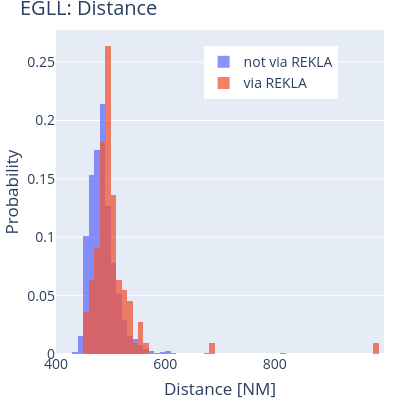
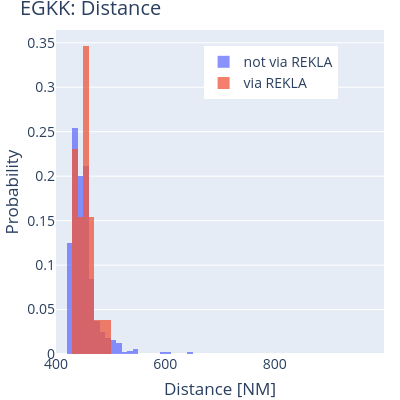
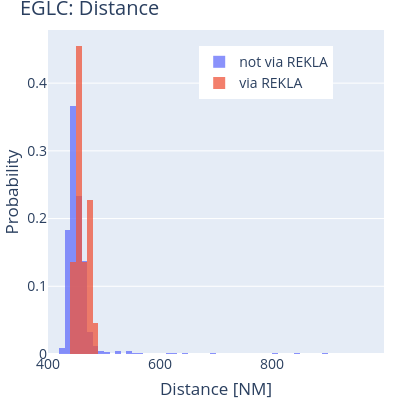

Source (notebook cell) for these figures, in order:
### Code cell
# output statistics and plots about the distance of the flights
for dest in destintations:
    print(f"\n\n{dest.upper()}")
    routed_reklas = f"routed_{dest}_rekla"
    routed_non_reklas = f"routed_{dest}_non_rekla"

    dist_rekla = data.traf[routed_reklas].data.groupby("flight_id")["cumdist"].max()
    dist_non_rekla = (
        data.traf[routed_non_reklas].data.groupby("flight_id")["cumdist"].max()
    )

    xbins = dict(
        start=400.0, end=1000.0, size=10
    )

    fig = go.Figure()
    fig.add_trace(
        go.Histogram(
            x=dist_non_rekla,
            histnorm="probability",
            xbins=xbins,
            name="not via REKLA",
        )
    )
    fig.add_trace(
        go.Histogram(
            x=dist_rekla,
            histnorm="probability",
            xbins=xbins,
            name="via REKLA",
        )
    )

    fig.update_layout(
        title=f"{dest.upper()}: Distance",
        xaxis_title="Distance [NM]",
        yaxis_title="Probability",
        width=400,
        height=400,
        barmode="overlay",
        legend=dict(yanchor="top", y=0.95, xanchor="left", x=0.45),
        margin=dict(l=0, r=0, t=30, b=0),
        font=dict(size=14),
    )
    fig.update_traces(opacity=0.75)
    fig.update_xaxes(range=[400, 1000])
    print(f"Median distance in EGTT for REKLA: {dist_rekla.median():.1f} NM")
    print(f"Median distance in EGTT for non-REKLA: {dist_non_rekla.median():.1f} NM")
    print(f"Difference: {dist_rekla.median() - dist_non_rekla.median():.1f} NM")

    # # two-sided Mann-Whitney U test
    # stat, p = mannwhitneyu(dist_dt_rekla, dist_dt_non_rekla)
    # res = ttest_ind(dist_dt_rekla, dist_dt_non_rekla)

    # one-sided Mann-Whitney U test (first distribution has smaller values)
    stat, p = mannwhitneyu(dist_non_rekla, dist_rekla, alternative="less")
    res = ttest_ind(dist_non_rekla, dist_rekla, alternative="less")

    print(f"Mann-Whitney U test: Statistics={stat:.1f}, p={p:.3f}")
    print(
        f"t-test: Statistics={res.statistic:.1f}, dof={res.df:.1f}, p={res.pvalue:.3f}"
    )

    fig.write_image(f"histogram_rekla_dist_{dest}.png")
    fig.show()

### Figure 1 — Plotly figure (JSON) as saved in the notebook; plotly's stock layout.template omitted (floating-point values rounded to 4 significant figures; data arrays with more than 128 entries replaced by an {"elided": "..."} marker saying what was removed)
{"data": [{"histnorm": "probability", "name": "not via REKLA", "opacity": 0.75, "type": "histogram", "x": {"elided": "2329 float values"}, "xbins": {"end": 1000, "size": 10, "start": 400}}, {"histnorm": "probability", "name": "via REKLA", "opacity": 0.75, "type": "histogram", "x": [494.9, 518.8, 980.1, 508.4, 478.0, 509.8, 486.1, 501.0, 499.9, 491.6, 502.2, 525.8, 484.2, 494.5, 467.8, 496.6, 538.4, 506.5, 515.8, 501.9, 532.0, 518.4, 491.4, 493.3, 490.2, 487.3, 469.7, 503.1, 493.0, 489.3, 499.7, 493.3, 498.2, 483.9, 497.2, 522.9, 469.4, 484.5, 511.5, 459.1, 474.4, 531.2, 456.7, 462.6, 489.6, 492.4, 501.4, 485.8, 495.6, 495.1, 485.7, 522.2, 484.0, 484.0, 496.2, 465.0, 501.4, 499.4, 476.9, 479.6, 484.8, 468.9, 487.9, 475.3, 483.8, 487.1, 491.3, 517.3, 475.9, 458.4, 499.6, 497.4, 491.0, 501.4, 516.5, 535.3, 467.3, 490.1, 504.5, 487.3, 484.9, 459.6, 494.3, 501.6, 478.6, 680.4, 477.0, 558.4, 497.1, 531.6, 558.2, 486.2, 556.0, 497.7, 506.9, 488.9, 490.5, 542.6, 527.3, 494.5, 487.5, 506.4, 504.1, 568.1, 474.5, 514.9, 523.9, 479.1, 494.6, 528.6], "xbins": {"end": 1000, "size": 10, "start": 400}}], "layout": {"barmode": "overlay", "font": {"size": 14}, "height": 400, "legend": {"x": 0.45, "xanchor": "left", "y": 0.95, "yanchor": "top"}, "margin": {"b": 0, "l": 0, "r": 0, "t": 30}, "title": {"text": "EGLL: Distance"}, "width": 400, "xaxis": {"range": [400, 1000], "title": {"text": "Distance [NM]"}}, "yaxis": {"title": {"text": "Probability"}}}}

### Figure 2 — Plotly figure (JSON) as saved in the notebook; plotly's stock layout.template omitted (floating-point values rounded to 4 significant figures; data arrays with more than 128 entries replaced by an {"elided": "..."} marker saying what was removed)
{"data": [{"histnorm": "probability", "name": "not via REKLA", "opacity": 0.75, "type": "histogram", "x": {"elided": "559 float values"}, "xbins": {"end": 1000, "size": 10, "start": 400}}, {"histnorm": "probability", "name": "via REKLA", "opacity": 0.75, "type": "histogram", "x": [446.3, 457.5, 467.3, 441.6, 454.7, 435.7, 439.5, 460.5, 442.2, 438.4, 435.4, 459.9, 496.8, 453.5, 450.3, 452.5, 456.6, 481.3, 478.9, 439.8, 462.8, 440.7, 457.7, 435.8, 469.4, 454.9], "xbins": {"end": 1000, "size": 10, "start": 400}}], "layout": {"barmode": "overlay", "font": {"size": 14}, "height": 400, "legend": {"x": 0.45, "xanchor": "left", "y": 0.95, "yanchor": "top"}, "margin": {"b": 0, "l": 0, "r": 0, "t": 30}, "title": {"text": "EGKK: Distance"}, "width": 400, "xaxis": {"range": [400, 1000], "title": {"text": "Distance [NM]"}}, "yaxis": {"title": {"text": "Probability"}}}}

### Figure 3 — Plotly figure (JSON) as saved in the notebook; plotly's stock layout.template omitted (floating-point values rounded to 4 significant figures; data arrays with more than 128 entries replaced by an {"elided": "..."} marker saying what was removed)
{"data": [{"histnorm": "probability", "name": "not via REKLA", "opacity": 0.75, "type": "histogram", "x": {"elided": "785 float values"}, "xbins": {"end": 1000, "size": 10, "start": 400}}, {"histnorm": "probability", "name": "via REKLA", "opacity": 0.75, "type": "histogram", "x": [474.8, 469.6, 455.7, 452.4, 457.9, 451.1, 449.6, 458.9, 475.8, 449.9, 454.0, 456.0, 451.8, 477.0, 467.1, 447.1, 477.1, 452.0, 487.1, 458.8, 475.9, 466.9], "xbins": {"end": 1000, "size": 10, "start": 400}}], "layout": {"barmode": "overlay", "font": {"size": 14}, "height": 400, "legend": {"x": 0.45, "xanchor": "left", "y": 0.95, "yanchor": "top"}, "margin": {"b": 0, "l": 0, "r": 0, "t": 30}, "title": {"text": "EGLC: Distance"}, "width": 400, "xaxis": {"range": [400, 1000], "title": {"text": "Distance [NM]"}}, "yaxis": {"title": {"text": "Probability"}}}}
